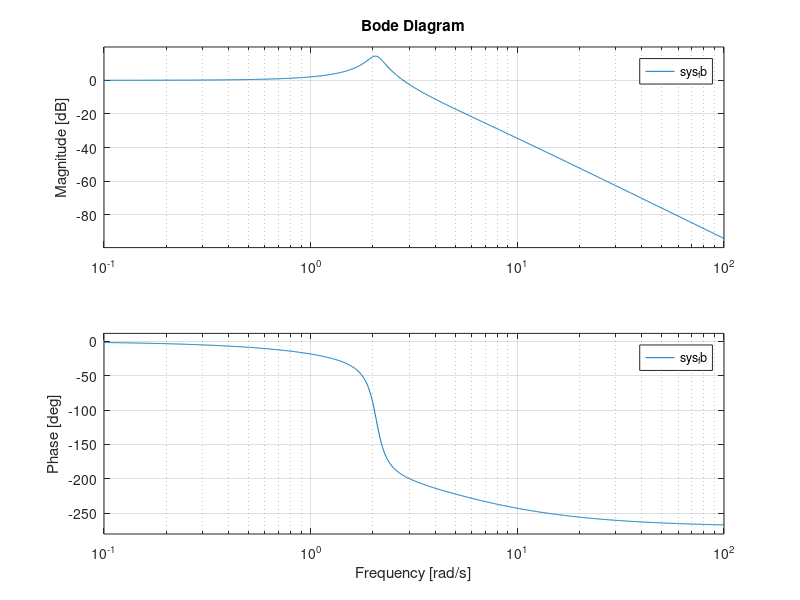
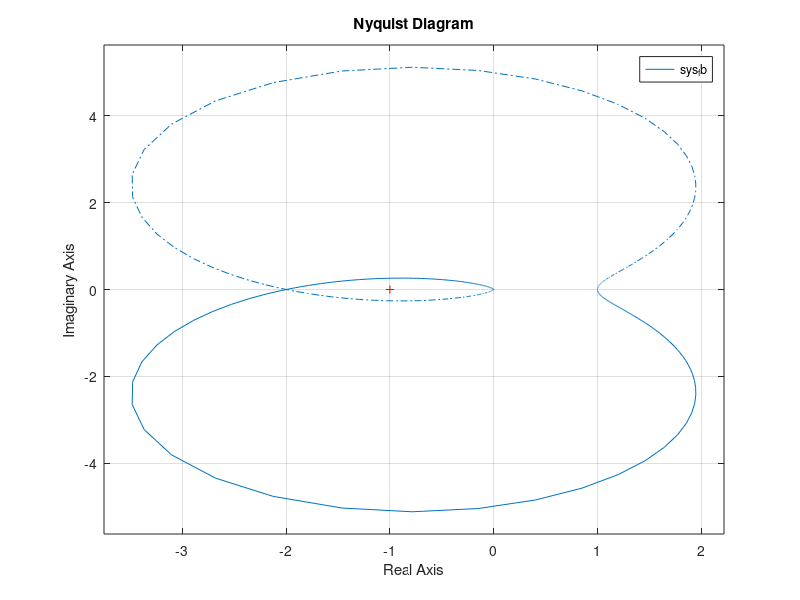
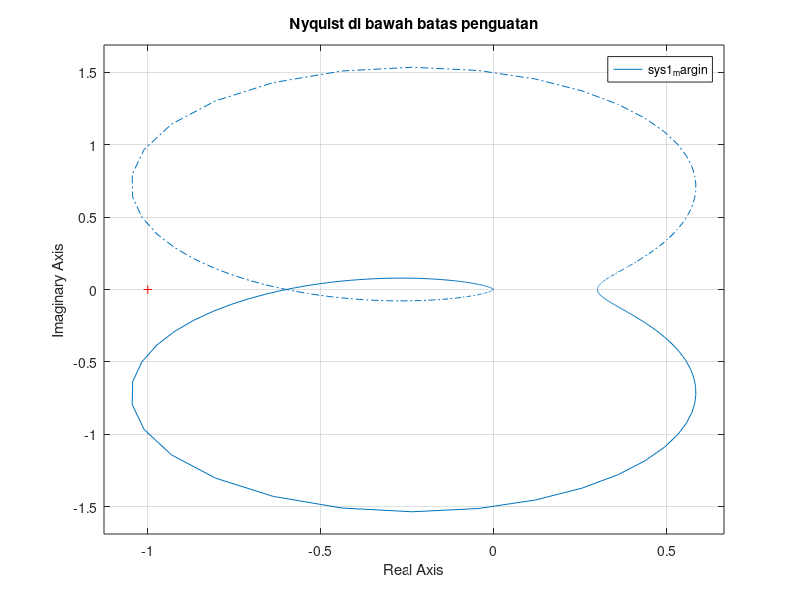
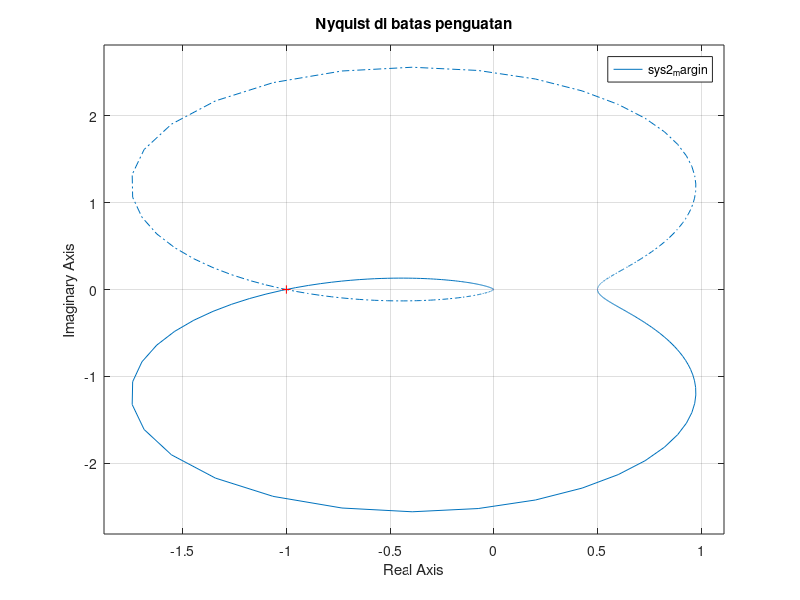

MATLAB code for these plots, in order:
clear
clc

sys = tf([20],[1 5 6 0])
sys_fb = feedback(sys,1)

figure(1)
bode(sys_fb)

figure(2)
nyquist(sys_fb)

K_margin = db2mag(-6.01)
sys1_margin = sys_fb*0.3
sys2_margin = sys_fb*K_margin
sys3_margin = sys_fb*0.7
figure(3)
nyquist(sys1_margin)
title('Nyquist di bawah batas penguatan')
figure(4)
nyquist(sys2_margin)
title('Nyquist di batas penguatan')
figure(5)
nyquist(sys3_margin) 
title('Nyquist di atas batas penguatan')
sys1_fb = feedback(sys_fb,0.3) 
sys2_fb = feedback(sys_fb,K_margin) 
sys3_fb = feedback(sys_fb,0.7)

figure(6)
step(sys1_fb)
title('Sistem di bawah batas penguatan')
figure(7)
step(sys2_fb)
title('Sistem di batas penguatan')
figure(8)
step(sys3_fb)
title('Sistem di atas batas penguatan')